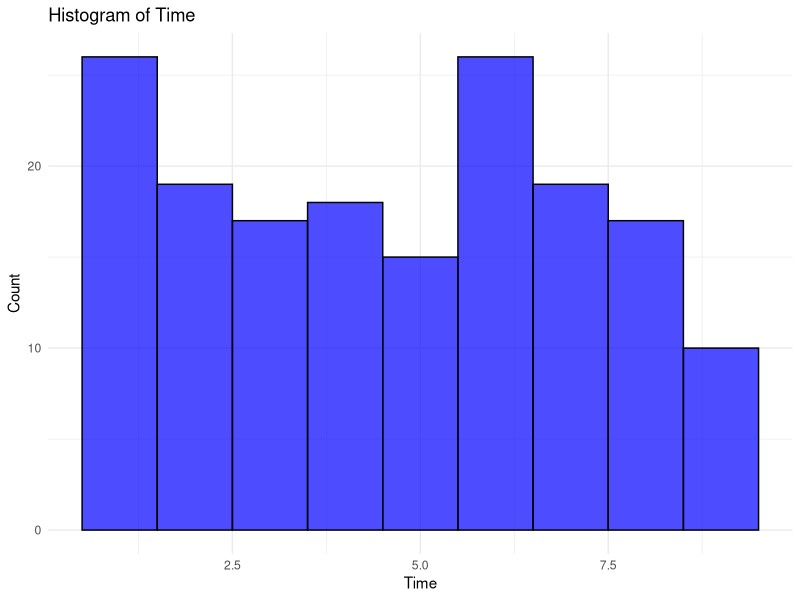

R code for this plot:
# Includes
library("survival")
library("survminer")
library("dplyr")

# Read files
data1 <- read.csv("Data_site_1.csv")
data2 <- read.csv("Data_site_2.csv")
data3 <- read.csv("Data_site_3.csv")

dataOG <- rbind(data1, data2, data3)

# Define number of data points min in each interval
nbDataPts <- 5

# Find min and max values
data1 <- data1[order(data1$time), ]
data2 <- data2[order(data2$time), ]
data3 <- data3[order(data3$time), ]

min_total <- min(min(data1$time), min(data2$time), min(data3$time))
max_total <- max(max(data1$time), max(data2$time), max(data3$time))

pas <- 1
interval_size <- 1
increase <- 1
j <- 1

interval_size_OG <- interval_size

left_border <- min_total
right_border <- min_total + interval_size

nbTypesOfIntervals <- floor(((max_total-min_total) - interval_size)/increase)+1
maxNbOfIntervals <- floor(((max_total-interval_size)-min_total)/pas)+1

binary_output_site1 <- matrix(0, nrow = nbTypesOfIntervals, ncol = maxNbOfIntervals)
binary_output_site2 <- matrix(0, nrow = nbTypesOfIntervals, ncol = maxNbOfIntervals)
binary_output_site3 <- matrix(0, nrow = nbTypesOfIntervals, ncol = maxNbOfIntervals)

maxNbOfIntervals
nbTypesOfIntervals

while (interval_size < (max_total-min_total) ){
  
  i <- 1
  
  while (right_border < max_total){
    
    if(sum(data1$time >= left_border & data1$time < right_border) >= nbDataPts) {
      binary_output_site1[j,i] <- 1
    }
    if(sum(data2$time >= left_border & data2$time < right_border) >= nbDataPts) {
      binary_output_site2[j,i] <- 1
    }
    
    if(sum(data3$time >= left_border & data3$time < right_border) >= nbDataPts) {
      binary_output_site3[j,i] <- 1
    }
    
    left_border <- left_border + pas
    right_border <- right_border + pas
    i <- i + 1
    
  }
  
  interval_size <- interval_size + increase
  
  left_border <- min_total
  right_border <- min_total + interval_size
  
  j <- j + 1
}

binary_output_global <- binary_output_site1 + binary_output_site2 + binary_output_site3

intervals <- list()

position <- 1
value <- min_total
nbRows <- nrow(binary_output_global)
done <- FALSE

while (position < ncol(binary_output_global)) {
  for (i in 1:nbRows) {
    if (done == FALSE){
      if (binary_output_global[i, position] == 3) {
        value <- value + (interval_size_OG + (i-1) * increase)
        intervals <- append(intervals, value)
        position <- floor((value - min_total)/interval_size_OG)
        done <- TRUE
      }
      if (i == nbRows){ # If nothing else, stop the loop
        position <- ncol(binary_output_global)
      }
    }
  }
  done <- FALSE
}

intervals <- append(intervals,max_total+1)
# intervals <- intervals[-(length(intervals) - 1)]    # Dernier intervalle merged avec l'avant dernier

data1$time <- cut(data1$time, breaks = c(-Inf, intervals), labels = FALSE, right = FALSE)
data2$time <- cut(data2$time, breaks = c(-Inf, intervals), labels = FALSE, right = FALSE)
data3$time <- cut(data3$time, breaks = c(-Inf, intervals), labels = FALSE, right = FALSE)

# Dernier interval à check




# Données finales
dataInt <- rbind(data1, data2, data3)
dataInt <- dataInt[order(dataInt$time), ]

# Error
res.cox.OG <- coxph(Surv(time, status) ~ age + sex + ph.ecog + ph.karno + pat.karno + meal.cal + wt.loss, dataOG)
res.cox.Int <- coxph(Surv(time, status) ~ age + sex + ph.ecog + ph.karno + pat.karno + meal.cal + wt.loss, dataInt)

#res.cox.OG <- coxph(Surv(time, status) ~ X1 + X2 + X3, dataOG)
#res.cox.Int <- coxph(Surv(time, status) ~ X1 + X2 + X3, dataInt)

#res.cox.OG <- coxph(Surv(time, status) ~ X1 + X2 + X3 + X4 + X5 + X6, dataOG)
#res.cox.Int <- coxph(Surv(time, status) ~ X1 + X2 + X3 + X4 + X5 + X6, dataInt)

differences <- coef(res.cox.OG) - coef(res.cox.Int)
error <- sum(abs((differences / coef(res.cox.OG)) * 100))
error


# Create histogram for the 'time' column in dataInt
plot_dataInt_histogram <- ggplot(dataInt, aes(x = time)) +
  geom_histogram(binwidth = 1, fill = "blue", color = "black", alpha = 0.7) +
  labs(title = "Histogram of Time", x = "Time", y = "Count") +
  theme_minimal()

# Display the plot
print(plot_dataInt_histogram)













